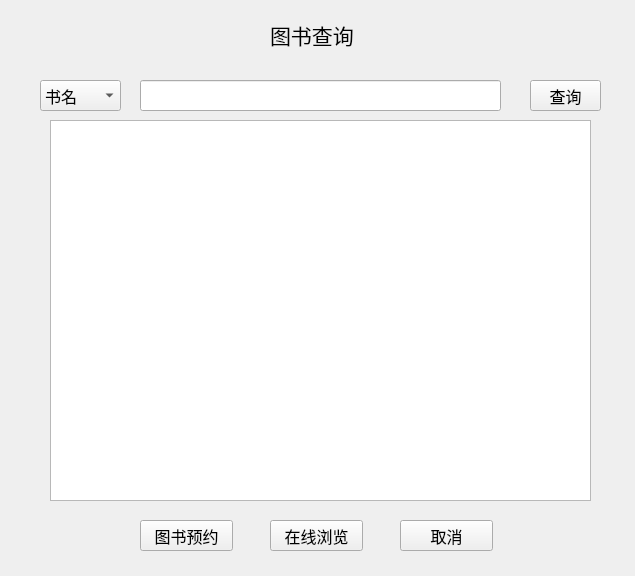
<?xml version="1.0" encoding="UTF-8"?>
<ui version="4.0">
 <class>Widget_book_search</class>
 <widget class="QWidget" name="Widget_book_search">
  <property name="geometry">
   <rect>
    <x>0</x>
    <y>0</y>
    <width>635</width>
    <height>576</height>
   </rect>
  </property>
  <property name="font">
   <font>
    <family>华文楷体</family>
    <pointsize>12</pointsize>
   </font>
  </property>
  <property name="windowTitle">
   <string>Form</string>
  </property>
  <widget class="QPushButton" name="pushButton_4">
   <property name="geometry">
    <rect>
     <x>530</x>
     <y>80</y>
     <width>71</width>
     <height>31</height>
    </rect>
   </property>
   <property name="text">
    <string>查询</string>
   </property>
  </widget>
  <widget class="QLineEdit" name="lineEdit">
   <property name="geometry">
    <rect>
     <x>140</x>
     <y>80</y>
     <width>361</width>
     <height>31</height>
    </rect>
   </property>
  </widget>
  <widget class="QComboBox" name="comboBox">
   <property name="geometry">
    <rect>
     <x>40</x>
     <y>80</y>
     <width>81</width>
     <height>31</height>
    </rect>
   </property>
   <item>
    <property name="text">
     <string>书名</string>
    </property>
   </item>
   <item>
    <property name="text">
     <string>书号</string>
    </property>
   </item>
   <item>
    <property name="text">
     <string>作者</string>
    </property>
   </item>
   <item>
    <property name="text">
     <string>出版社</string>
    </property>
   </item>
  </widget>
  <widget class="QTextBrowser" name="textBrowser">
   <property name="geometry">
    <rect>
     <x>50</x>
     <y>120</y>
     <width>541</width>
     <height>381</height>
    </rect>
   </property>
  </widget>
  <widget class="QPushButton" name="pushButton_2">
   <property name="geometry">
    <rect>
     <x>140</x>
     <y>520</y>
     <width>93</width>
     <height>31</height>
    </rect>
   </property>
   <property name="text">
    <string>图书预约</string>
   </property>
  </widget>
  <widget class="QPushButton" name="pushButton_3">
   <property name="geometry">
    <rect>
     <x>270</x>
     <y>520</y>
     <width>93</width>
     <height>31</height>
    </rect>
   </property>
   <property name="text">
    <string>在线浏览</string>
   </property>
  </widget>
  <widget class="QLabel" name="label">
   <property name="geometry">
    <rect>
     <x>270</x>
     <y>20</y>
     <width>131</width>
     <height>30</height>
    </rect>
   </property>
   <property name="font">
    <font>
     <family>华文楷体</family>
     <pointsize>16</pointsize>
    </font>
   </property>
   <property name="text">
    <string>图书查询</string>
   </property>
  </widget>
  <widget class="QPushButton" name="pushButton">
   <property name="geometry">
    <rect>
     <x>400</x>
     <y>520</y>
     <width>93</width>
     <height>31</height>
    </rect>
   </property>
   <property name="font">
    <font>
     <family>华文楷体</family>
     <pointsize>12</pointsize>
    </font>
   </property>
   <property name="text">
    <string>取消</string>
   </property>
  </widget>
 </widget>
 <resources/>
 <connections/>
</ui>
